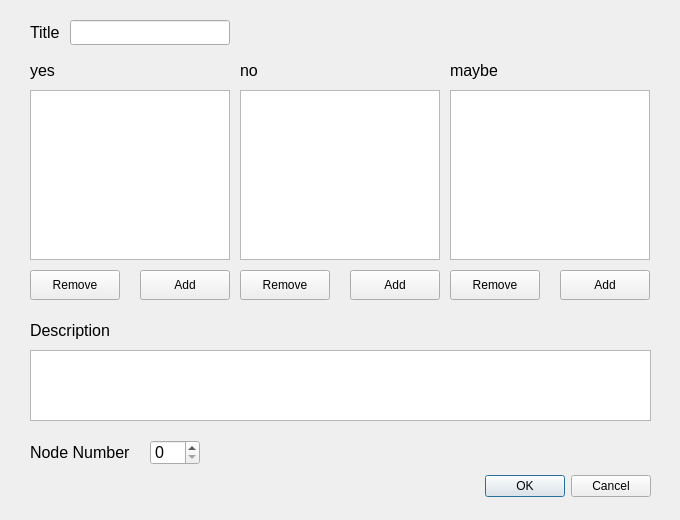
<?xml version="1.0" encoding="UTF-8"?>
<ui version="4.0">
 <class>EditNodeDialog</class>
 <widget class="QDialog" name="EditNodeDialog">
  <property name="geometry">
   <rect>
    <x>0</x>
    <y>0</y>
    <width>680</width>
    <height>520</height>
   </rect>
  </property>
  <property name="maximumSize">
   <size>
    <width>680</width>
    <height>520</height>
   </size>
  </property>
  <property name="windowTitle">
   <string>Dialog</string>
  </property>
  <widget class="QDialogButtonBox" name="buttonBox">
   <property name="geometry">
    <rect>
     <x>470</x>
     <y>470</y>
     <width>181</width>
     <height>32</height>
    </rect>
   </property>
   <property name="orientation">
    <enum>Qt::Horizontal</enum>
   </property>
   <property name="standardButtons">
    <set>QDialogButtonBox::Cancel|QDialogButtonBox::Ok</set>
   </property>
  </widget>
  <widget class="QLabel" name="description_label">
   <property name="geometry">
    <rect>
     <x>30</x>
     <y>320</y>
     <width>100</width>
     <height>20</height>
    </rect>
   </property>
   <property name="font">
    <font>
     <pointsize>12</pointsize>
    </font>
   </property>
   <property name="text">
    <string>Description</string>
   </property>
  </widget>
  <widget class="QTextEdit" name="description_edit">
   <property name="geometry">
    <rect>
     <x>30</x>
     <y>350</y>
     <width>621</width>
     <height>71</height>
    </rect>
   </property>
  </widget>
  <widget class="QPushButton" name="yes_remove">
   <property name="geometry">
    <rect>
     <x>30</x>
     <y>270</y>
     <width>90</width>
     <height>30</height>
    </rect>
   </property>
   <property name="text">
    <string>Remove</string>
   </property>
  </widget>
  <widget class="QListWidget" name="yes_list">
   <property name="geometry">
    <rect>
     <x>30</x>
     <y>90</y>
     <width>200</width>
     <height>170</height>
    </rect>
   </property>
  </widget>
  <widget class="QPushButton" name="yes_add">
   <property name="geometry">
    <rect>
     <x>140</x>
     <y>270</y>
     <width>90</width>
     <height>30</height>
    </rect>
   </property>
   <property name="text">
    <string>Add</string>
   </property>
  </widget>
  <widget class="QLabel" name="yes_label">
   <property name="geometry">
    <rect>
     <x>30</x>
     <y>60</y>
     <width>47</width>
     <height>21</height>
    </rect>
   </property>
   <property name="font">
    <font>
     <pointsize>12</pointsize>
    </font>
   </property>
   <property name="text">
    <string>yes</string>
   </property>
  </widget>
  <widget class="QLabel" name="no_label">
   <property name="geometry">
    <rect>
     <x>240</x>
     <y>60</y>
     <width>47</width>
     <height>21</height>
    </rect>
   </property>
   <property name="font">
    <font>
     <pointsize>12</pointsize>
    </font>
   </property>
   <property name="text">
    <string>no</string>
   </property>
  </widget>
  <widget class="QListWidget" name="no_list">
   <property name="geometry">
    <rect>
     <x>240</x>
     <y>90</y>
     <width>200</width>
     <height>170</height>
    </rect>
   </property>
  </widget>
  <widget class="QPushButton" name="no_remove">
   <property name="geometry">
    <rect>
     <x>240</x>
     <y>270</y>
     <width>90</width>
     <height>30</height>
    </rect>
   </property>
   <property name="text">
    <string>Remove</string>
   </property>
  </widget>
  <widget class="QPushButton" name="no_add">
   <property name="geometry">
    <rect>
     <x>350</x>
     <y>270</y>
     <width>90</width>
     <height>30</height>
    </rect>
   </property>
   <property name="text">
    <string>Add</string>
   </property>
  </widget>
  <widget class="QLabel" name="maybe_label">
   <property name="geometry">
    <rect>
     <x>450</x>
     <y>60</y>
     <width>47</width>
     <height>21</height>
    </rect>
   </property>
   <property name="font">
    <font>
     <pointsize>12</pointsize>
    </font>
   </property>
   <property name="text">
    <string>maybe</string>
   </property>
  </widget>
  <widget class="QListWidget" name="maybe_list">
   <property name="geometry">
    <rect>
     <x>450</x>
     <y>90</y>
     <width>200</width>
     <height>170</height>
    </rect>
   </property>
  </widget>
  <widget class="QPushButton" name="maybe_remove">
   <property name="geometry">
    <rect>
     <x>450</x>
     <y>270</y>
     <width>90</width>
     <height>30</height>
    </rect>
   </property>
   <property name="text">
    <string>Remove</string>
   </property>
  </widget>
  <widget class="QPushButton" name="maybe_add">
   <property name="geometry">
    <rect>
     <x>560</x>
     <y>270</y>
     <width>90</width>
     <height>30</height>
    </rect>
   </property>
   <property name="text">
    <string>Add</string>
   </property>
  </widget>
  <widget class="QSpinBox" name="node_number_spin_box">
   <property name="geometry">
    <rect>
     <x>150</x>
     <y>440</y>
     <width>50</width>
     <height>25</height>
    </rect>
   </property>
   <property name="font">
    <font>
     <pointsize>12</pointsize>
    </font>
   </property>
  </widget>
  <widget class="QLabel" name="node_number_label">
   <property name="geometry">
    <rect>
     <x>30</x>
     <y>440</y>
     <width>100</width>
     <height>25</height>
    </rect>
   </property>
   <property name="font">
    <font>
     <pointsize>12</pointsize>
    </font>
   </property>
   <property name="text">
    <string>Node Number</string>
   </property>
  </widget>
  <widget class="QLabel" name="title_label">
   <property name="geometry">
    <rect>
     <x>30</x>
     <y>20</y>
     <width>50</width>
     <height>25</height>
    </rect>
   </property>
   <property name="font">
    <font>
     <pointsize>12</pointsize>
    </font>
   </property>
   <property name="text">
    <string>Title</string>
   </property>
  </widget>
  <widget class="QLineEdit" name="title_edit">
   <property name="geometry">
    <rect>
     <x>70</x>
     <y>20</y>
     <width>160</width>
     <height>25</height>
    </rect>
   </property>
   <property name="font">
    <font>
     <pointsize>8</pointsize>
    </font>
   </property>
  </widget>
 </widget>
 <resources/>
 <connections>
  <connection>
   <sender>buttonBox</sender>
   <signal>accepted()</signal>
   <receiver>EditNodeDialog</receiver>
   <slot>accept()</slot>
   <hints>
    <hint type="sourcelabel">
     <x>248</x>
     <y>254</y>
    </hint>
    <hint type="destinationlabel">
     <x>157</x>
     <y>274</y>
    </hint>
   </hints>
  </connection>
  <connection>
   <sender>buttonBox</sender>
   <signal>rejected()</signal>
   <receiver>EditNodeDialog</receiver>
   <slot>reject()</slot>
   <hints>
    <hint type="sourcelabel">
     <x>316</x>
     <y>260</y>
    </hint>
    <hint type="destinationlabel">
     <x>286</x>
     <y>274</y>
    </hint>
   </hints>
  </connection>
 </connections>
</ui>
